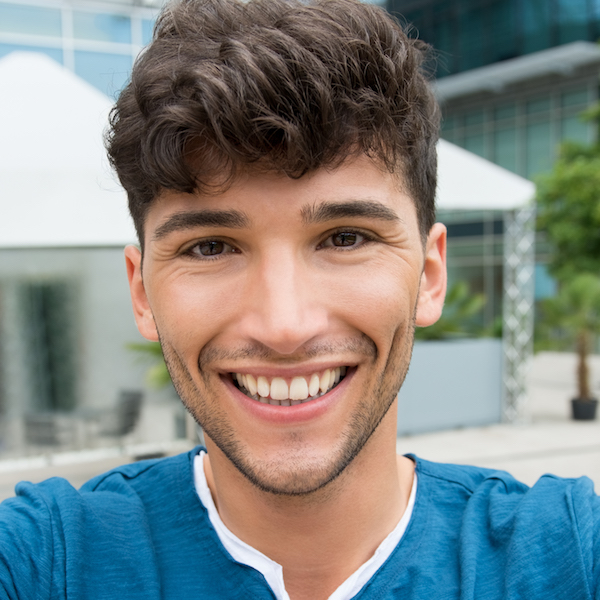
#> input picture train/a/1.young-man-takes-a-selfie-PUYABY9.jpg, 600 x 600 px, found by its file name; its folder holds 4 pictures in this run
$ python cds.py
#> lines starting #> are read from the running program, lines starting #| are printed output that depends on the picture; after the words box and inside, x2 and y2 are one past the last pixel; in counts of white or black regions, pixels touching at a corner belong together; pictures that were not available may be replaced by others from this repository, and a replacement may not be noted
### sifd.py
# Single image face detection

import cv2
import sys


faces_count = 0 #count the number of faces present in a image
image_count = 0 #count the number of images computed


def single_image_face_detection(image_path,save_directory,images_directory,image_name):
    """Takes in input one image, detecs the face if there is any and
        create a new image with the cropped face

    Args:
        image_path (string): Path of the image
        save_directory (string): Path of the directory where image will be saved
    """
#> called with save_directory = 'train2/faces/A', images_directory = 'train2/images', image_name = '1.young-man-takes-a-selfie-PUYABY9.jpg'


    global faces_count
    global image_count

    image = cv2.imread(image_path)
#> image is the input picture: shape (600, 600, 3); mean B, G, R 132.3, 134.5, 128.6
    gray = cv2.cvtColor(image, cv2.COLOR_BGR2GRAY)
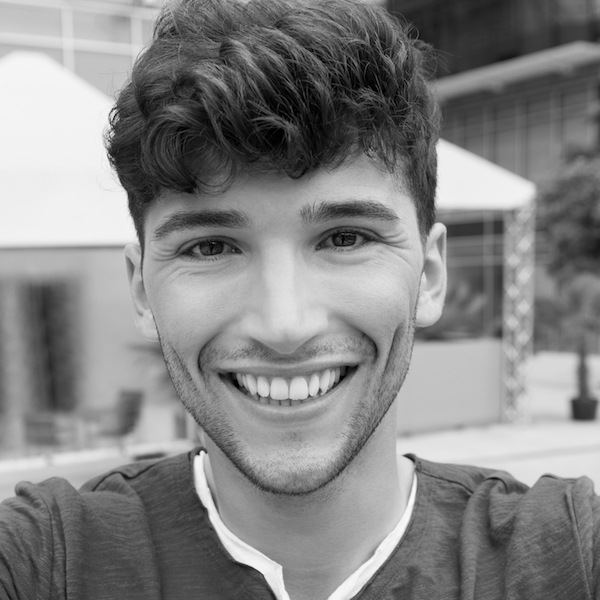
#> gray: shape (600, 600); min 0, max 253, mean 132.5

    #declare and run the classifier
    faceCascade = cv2.CascadeClassifier(cv2.data.haarcascades + "haarcascade_frontalface_default.xml")
    faces = faceCascade.detectMultiScale(
        gray,
        scaleFactor=1.3,
        minNeighbors=3,
        minSize=(30, 30)
    )
#> faces = [[96, 101, 364, 364]]

    #print("[INFO] Found {0} Faces!".format(len(faces)))

    #draw a rectangle for each face detected
    for (x, y, w, h) in faces:

        crop_img = image[y:y+h, x:x+w]
        status = cv2.imwrite("{0}/{1}".format(save_directory,image_name), cv2.resize(crop_img,(200,200)))
        #print(status)

        cv2.rectangle(image, (x, y), (x + w, y + h), (0, 255, 0), 2)

        faces_count += 1
#> this loop made 1 pass
#> (x, y, w, h, faces_count) on pass 1: (96, 101, 364, 364, 1)
#> pass 1, in single_image_face_detection, `crop_img = image[y:y+h, x:x+w]`:
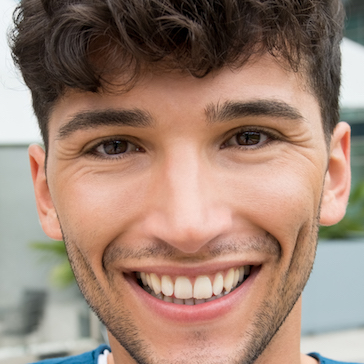
#> crop_img: shape (364, 364, 3); mean B, G, R 116, 130.8, 157.8
#> pass 1, in single_image_face_detection, `status = cv2.imwrite("{0}/{1}".format(save_directory,image_name), cv2...`:
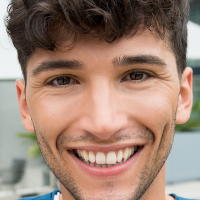
#> saved as 1.young-man-takes-a-selfie-PUYABY9.jpg: shape (200, 200, 3); mean B, G, R 115.9, 130.6, 157.7
#> after the loop:
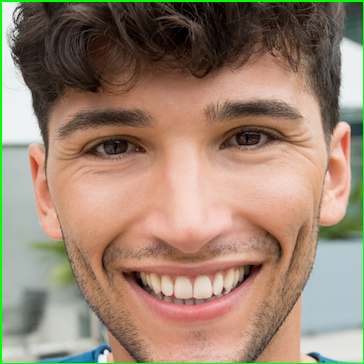
#> crop_img: shape (364, 364, 3); 1.64% of pixels changed, all inside (x1, y1, x2, y2) = (0, 0, 364, 364)
#> after the loop:
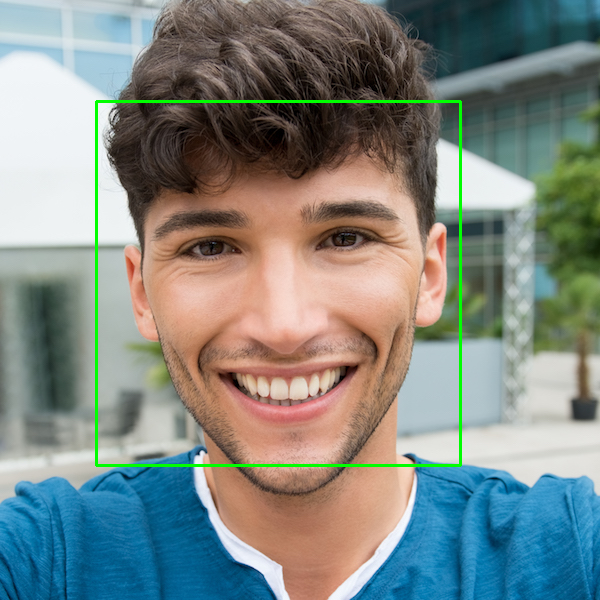
#> image: shape (600, 600, 3); 1.21% of pixels changed, all inside (x1, y1, x2, y2) = (95, 100, 462, 467)
#> after the loop, faces_count = 1

    if len(faces) != 0:
        status = cv2.imwrite('{0}/{1}'.format(images_directory,image_name), image)
        #print("[INFO] Image faces_detected.jpg written to filesystem: ", status)

        image_count += 1

### cds.py
'''
This script is used to create a dataset
Particularly, image of elderly and young people are taken from train/a and train/b directories
Then, a face detection algorithm is used to detect faces in each photo.
'''
from os import listdir
from os.path import isfile, join
from sifd import single_image_face_detection

PATH_A = 'train2/A'
PATH_B = 'train2/B'

PATH_FACE_A = 'train2/faces/A'
PATH_FACE_B = 'train2/faces/B'

IMAGES_DIRECTORY = 'train2/images'

dataset_a = [f for f in listdir(PATH_A) if isfile(join(PATH_A, f))]
dataset_b = [f for f in listdir(PATH_B) if isfile(join(PATH_B, f))]

for image in dataset_a:
    # index = image.find('A') + 1
    # face_age = int(image[index:index+2])

    # index_folder = face_age // 10

    single_image_face_detection('train2/A/{0}'.format(image),PATH_FACE_A , IMAGES_DIRECTORY, image)
#> pass 2 of the loop `for image in dataset_a:`:
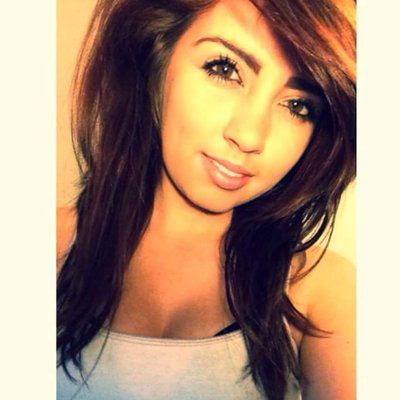
#> input picture train/a/11.T66Hed7N_400x400.jpg, 400 x 400 px, found by its file name
#> in single_image_face_detection, image is the input picture: shape (400, 400, 3); mean B, G, R 119.1, 144.6, 175.1
#> in single_image_face_detection (call 2), `gray = cv2.cvtColor(image, cv2.COLOR_BGR2GRAY)`:
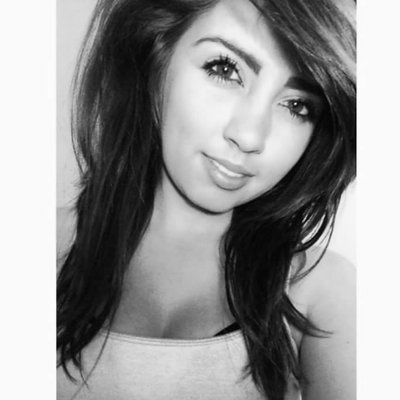
#> gray: shape (400, 400); min 1, max 254, mean 150.9
#> faces = ()
#> after the loop in single_image_face_detection (call 2), `for (x, y, w, h) in faces:`: faces_count = 1
#> pass 3 of the loop `for image in dataset_a:`:
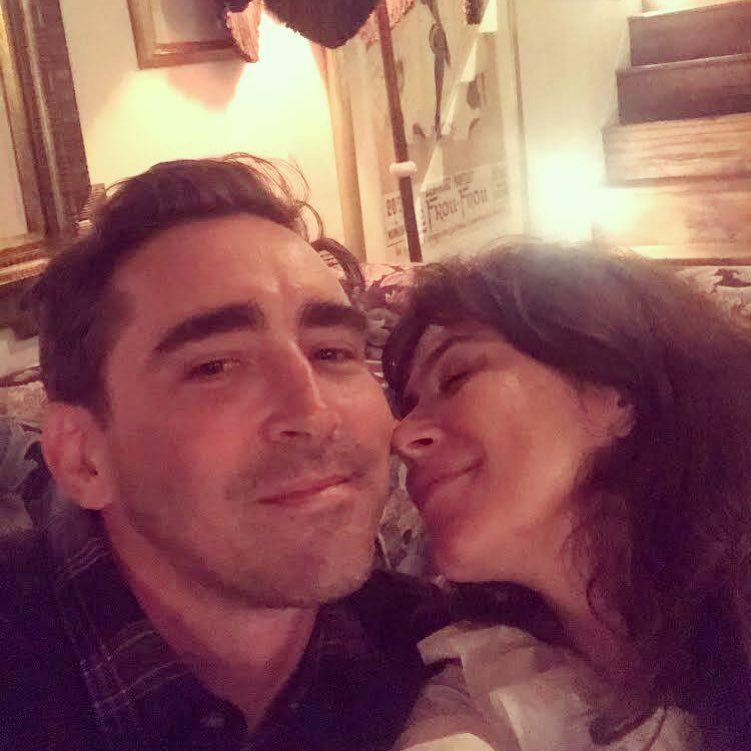
#> input picture train/a/11.cd3929b6f372a68b1c6e18ab29df3983.jpg, 751 x 751 px, found by its file name
#> in single_image_face_detection, image is the input picture: shape (751, 751, 3); mean B, G, R 89.9, 89, 140.3
#> in single_image_face_detection (call 3), `gray = cv2.cvtColor(image, cv2.COLOR_BGR2GRAY)`:
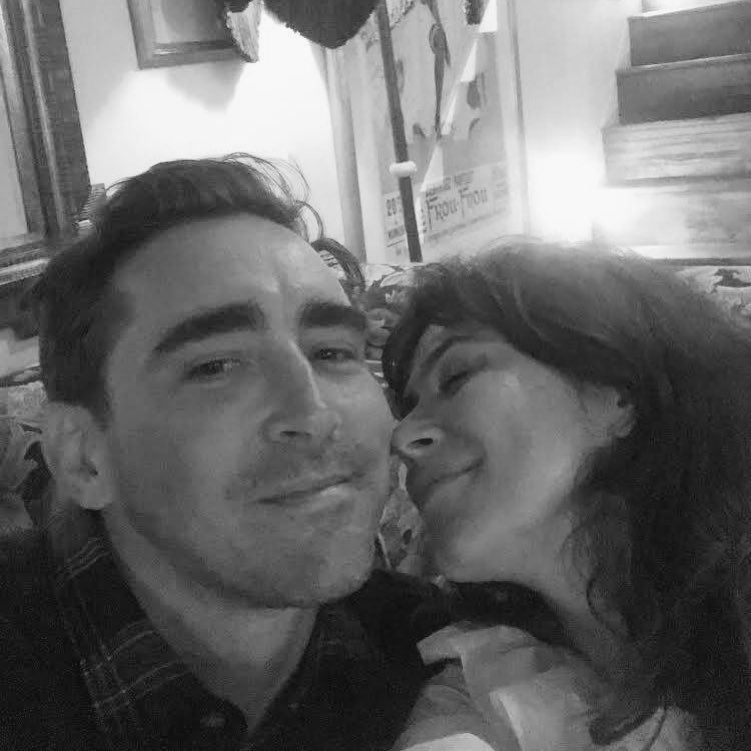
#> gray: shape (751, 751); min 8, max 253, mean 104.4
#> the loop made 4 passes; the first 3 are shown

for image in dataset_b:
    # index = image.find('A') + 1
    # face_age = int(image[index:index+2])

    # index_folder = face_age // 10

    single_image_face_detection('train2/B/{0}'.format(image),PATH_FACE_B , IMAGES_DIRECTORY, image)

# for image in dataset_b:
#     single_image_face_detection('train/b/{0}'.format(image),PATH_FACE_B,IMAGES_DIRECTORY)
